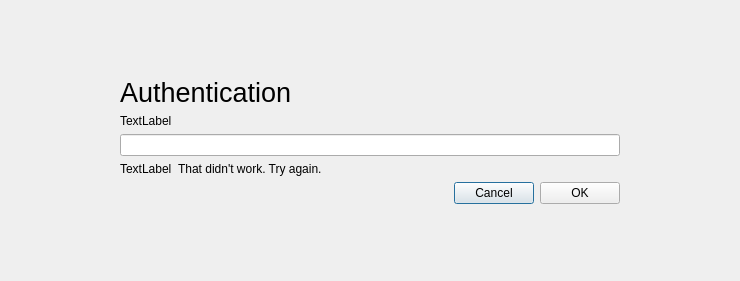
<?xml version="1.0" encoding="UTF-8"?>
<ui version="4.0">
 <class>Authenticate</class>
 <widget class="QDialog" name="Authenticate">
  <property name="geometry">
   <rect>
    <x>0</x>
    <y>0</y>
    <width>740</width>
    <height>281</height>
   </rect>
  </property>
  <property name="windowTitle">
   <string>Authentication Required</string>
  </property>
  <property name="windowIcon">
   <iconset theme="dialog-password"/>
  </property>
  <layout class="QGridLayout" name="gridLayout">
   <property name="sizeConstraint">
    <enum>QLayout::SetMinimumSize</enum>
   </property>
   <item row="2" column="1">
    <spacer name="verticalSpacer">
     <property name="orientation">
      <enum>Qt::Vertical</enum>
     </property>
     <property name="sizeHint" stdset="0">
      <size>
       <width>20</width>
       <height>40</height>
      </size>
     </property>
    </spacer>
   </item>
   <item row="1" column="2">
    <spacer name="horizontalSpacer_3">
     <property name="orientation">
      <enum>Qt::Horizontal</enum>
     </property>
     <property name="sizeHint" stdset="0">
      <size>
       <width>40</width>
       <height>20</height>
      </size>
     </property>
    </spacer>
   </item>
   <item row="1" column="0">
    <spacer name="horizontalSpacer_2">
     <property name="orientation">
      <enum>Qt::Horizontal</enum>
     </property>
     <property name="sizeHint" stdset="0">
      <size>
       <width>40</width>
       <height>20</height>
      </size>
     </property>
    </spacer>
   </item>
   <item row="1" column="1">
    <widget class="QFrame" name="authFrame">
     <property name="minimumSize">
      <size>
       <width>500</width>
       <height>0</height>
      </size>
     </property>
     <property name="frameShape">
      <enum>QFrame::NoFrame</enum>
     </property>
     <property name="frameShadow">
      <enum>QFrame::Raised</enum>
     </property>
     <layout class="QVBoxLayout" name="verticalLayout_2">
      <property name="leftMargin">
       <number>0</number>
      </property>
      <property name="topMargin">
       <number>0</number>
      </property>
      <property name="rightMargin">
       <number>0</number>
      </property>
      <property name="bottomMargin">
       <number>0</number>
      </property>
      <item>
       <widget class="QLabel" name="label">
        <property name="font">
         <font>
          <pointsize>20</pointsize>
         </font>
        </property>
        <property name="text">
         <string>Authentication</string>
        </property>
       </widget>
      </item>
      <item>
       <widget class="QLabel" name="message">
        <property name="text">
         <string>TextLabel</string>
        </property>
       </widget>
      </item>
      <item>
       <widget class="QLineEdit" name="lineEdit">
        <property name="echoMode">
         <enum>QLineEdit::Password</enum>
        </property>
       </widget>
      </item>
      <item>
       <widget class="QFrame" name="errorFrame">
        <property name="frameShape">
         <enum>QFrame::NoFrame</enum>
        </property>
        <property name="frameShadow">
         <enum>QFrame::Raised</enum>
        </property>
        <layout class="QHBoxLayout" name="horizontalLayout_2">
         <property name="leftMargin">
          <number>0</number>
         </property>
         <property name="topMargin">
          <number>0</number>
         </property>
         <property name="rightMargin">
          <number>0</number>
         </property>
         <property name="bottomMargin">
          <number>0</number>
         </property>
         <item>
          <widget class="QLabel" name="errorIcon">
           <property name="text">
            <string>TextLabel</string>
           </property>
          </widget>
         </item>
         <item>
          <widget class="QLabel" name="label_3">
           <property name="sizePolicy">
            <sizepolicy hsizetype="Expanding" vsizetype="Preferred">
             <horstretch>0</horstretch>
             <verstretch>0</verstretch>
            </sizepolicy>
           </property>
           <property name="text">
            <string>That didn't work. Try again.</string>
           </property>
          </widget>
         </item>
        </layout>
       </widget>
      </item>
      <item>
       <layout class="QHBoxLayout" name="horizontalLayout">
        <item>
         <spacer name="horizontalSpacer">
          <property name="orientation">
           <enum>Qt::Horizontal</enum>
          </property>
          <property name="sizeHint" stdset="0">
           <size>
            <width>40</width>
            <height>20</height>
           </size>
          </property>
         </spacer>
        </item>
        <item>
         <widget class="QPushButton" name="pushButton">
          <property name="text">
           <string>Cancel</string>
          </property>
          <property name="icon">
           <iconset theme="dialog-cancel"/>
          </property>
         </widget>
        </item>
        <item>
         <widget class="QPushButton" name="pushButton_2">
          <property name="text">
           <string>OK</string>
          </property>
          <property name="icon">
           <iconset theme="dialog-ok"/>
          </property>
         </widget>
        </item>
       </layout>
      </item>
     </layout>
    </widget>
   </item>
   <item row="0" column="1">
    <spacer name="verticalSpacer_2">
     <property name="orientation">
      <enum>Qt::Vertical</enum>
     </property>
     <property name="sizeHint" stdset="0">
      <size>
       <width>20</width>
       <height>40</height>
      </size>
     </property>
    </spacer>
   </item>
  </layout>
 </widget>
 <resources/>
 <connections/>
</ui>
